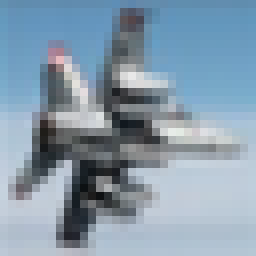
#> input picture cifar10/train/airplane/10867_airplane.png, 32 x 32 px (shown 8 times larger); its folder holds only this picture in this run
$ python generate_more_image.py
#> lines starting #> are read from the running program, lines starting #| are printed output that depends on the picture
import os
import cv2

path = './cifar10/train/'
lists = os.listdir(path)
lists.sort()

for list in lists:
    list_name = os.listdir('%s%s' % (path, list))
    if not os.path.exists('%s%s_1' % (path, list)):
        os.mkdir('%s%s_1' % (path, list))
    for name in list_name:
        name = name[:-4]
        img = cv2.imread('%s%s/%s.png' % (path, list, name))
#> img is the input picture: shape (32, 32, 3); mean B, G, R 172, 155, 134
        img_0 = cv2.flip(img, 0)
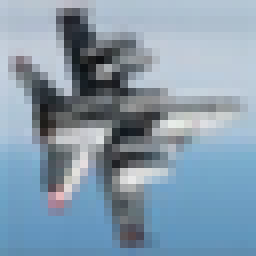
#> img_0: shape (32, 32, 3) (shown 8 times larger); mean B, G, R 172, 155, 134
        img_1 = cv2.flip(img, 1)
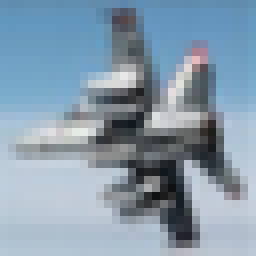
#> img_1: shape (32, 32, 3) (shown 8 times larger); mean B, G, R 172, 155, 134
        img_2 = cv2.flip(img, -1)
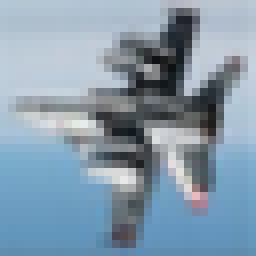
#> img_2: shape (32, 32, 3) (shown 8 times larger); mean B, G, R 172, 155, 134
        cv2.imwrite('%s%s_1/%s_0.png' % (path, list, name), img_0)
        cv2.imwrite('%s%s_1/%s_1.png' % (path, list, name), img_1)
        cv2.imwrite('%s%s_1/%s_2.png' % (path, list, name), img_2)
#> pass 2 of the loop `for list in lists:`:
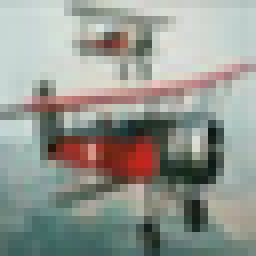
#> input picture cifar10/train/airplane_1/11682_airplane_1.png, 32 x 32 px (shown 8 times larger)
#> img is the input picture: shape (32, 32, 3); mean B, G, R 144.6, 151.7, 148.2
#> `img_1 = cv2.flip(img, 1)`:
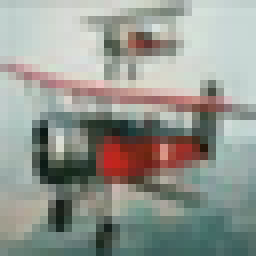
#> img_1: shape (32, 32, 3) (shown 8 times larger); mean B, G, R 144.6, 151.7, 148.2
#> `img_2 = cv2.flip(img, -1)`:
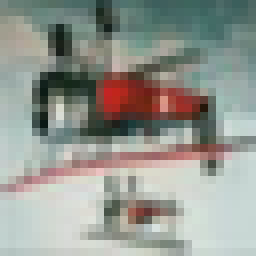
#> img_2: shape (32, 32, 3) (shown 8 times larger); mean B, G, R 144.6, 151.7, 148.2
